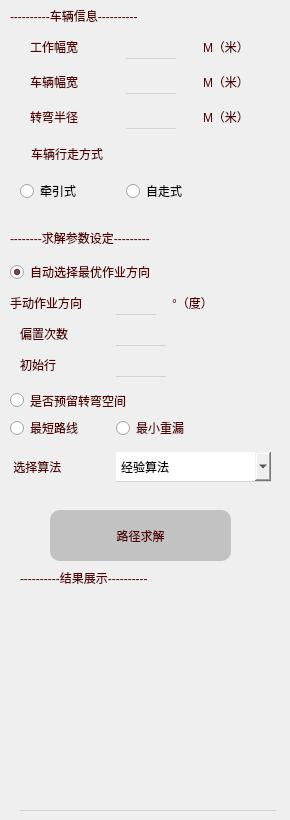
    <widget class="QWidget" name="tab_2">
     <attribute name="title">
      <string>播种</string>
     </attribute>
     <widget class="QLabel" name="label_16">
      <property name="geometry">
       <rect>
        <x>10</x>
        <y>0</y>
        <width>261</width>
        <height>31</height>
       </rect>
      </property>
      <property name="styleSheet">
       <string notr="true">color:rgb(85, 0, 0);
font: 11pt &quot;宋体&quot;;</string>
      </property>
      <property name="text">
       <string>----------车辆信息----------</string>
      </property>
     </widget>
     <widget class="QWidget" name="gridLayoutWidget_7">
      <property name="geometry">
       <rect>
        <x>10</x>
        <y>30</y>
        <width>266</width>
        <height>181</height>
       </rect>
      </property>
      <layout class="QGridLayout" name="gridLayout_7" columnstretch="1,0,0">
       <property name="leftMargin">
        <number>0</number>
       </property>
       <item row="2" column="0">
        <widget class="QLabel" name="label_26">
         <property name="styleSheet">
          <string notr="true">color:rgb(85, 0, 0);
font: 10pt &quot;宋体&quot;;</string>
         </property>
         <property name="text">
          <string>转弯半径</string>
         </property>
         <property name="indent">
          <number>10</number>
         </property>
        </widget>
       </item>
       <item row="0" column="0">
        <widget class="QLabel" name="label_27">
         <property name="maximumSize">
          <size>
           <width>90</width>
           <height>16777215</height>
          </size>
         </property>
         <property name="styleSheet">
          <string notr="true">color:rgb(85, 0, 0);
font: 10pt &quot;宋体&quot;;</string>
         </property>
         <property name="text">
          <string>工作幅宽</string>
         </property>
         <property name="indent">
          <number>10</number>
         </property>
        </widget>
       </item>
       <item row="5" column="0">
        <widget class="QRadioButton" name="radioButton_13">
         <property name="text">
          <string>牵引式</string>
         </property>
         <property name="checkable">
          <bool>true</bool>
         </property>
         <property name="checked">
          <bool>false</bool>
         </property>
        </widget>
       </item>
       <item row="4" column="0" colspan="2">
        <widget class="QLabel" name="label_29">
         <property name="maximumSize">
          <size>
           <width>16777215</width>
           <height>30</height>
          </size>
         </property>
         <property name="styleSheet">
          <string notr="true">color:rgb(85, 0, 0);
font: 10pt &quot;宋体&quot;;</string>
         </property>
         <property name="text">
          <string>车辆行走方式</string>
         </property>
         <property name="indent">
          <number>11</number>
         </property>
        </widget>
       </item>
       <item row="5" column="1">
        <widget class="QRadioButton" name="radioButton_14">
         <property name="text">
          <string>自走式</string>
         </property>
        </widget>
       </item>
       <item row="0" column="1">
        <widget class="QLineEdit" name="lineEdit_15">
         <property name="minimumSize">
          <size>
           <width>0</width>
           <height>25</height>
          </size>
         </property>
         <property name="maximumSize">
          <size>
           <width>50</width>
           <height>16777215</height>
          </size>
         </property>
         <property name="styleSheet">
          <string notr="true">background-color: transparent;
color: rgb(0, 0, 0);
border: none;
border-bottom: 1px solid lightgray;</string>
         </property>
         <property name="text">
          <string/>
         </property>
        </widget>
       </item>
       <item row="1" column="0">
        <widget class="QLabel" name="label_25">
         <property name="styleSheet">
          <string notr="true">color:rgb(85, 0, 0);
font: 10pt &quot;宋体&quot;;</string>
         </property>
         <property name="text">
          <string>车辆幅宽</string>
         </property>
         <property name="indent">
          <number>10</number>
         </property>
        </widget>
       </item>
       <item row="1" column="1">
        <widget class="QLineEdit" name="lineEdit_17">
         <property name="minimumSize">
          <size>
           <width>0</width>
           <height>25</height>
          </size>
         </property>
         <property name="maximumSize">
          <size>
           <width>50</width>
           <height>16777215</height>
          </size>
         </property>
         <property name="styleSheet">
          <string notr="true">background-color: transparent;
color: rgb(0, 0, 0);
border: none;
border-bottom: 1px solid lightgray;</string>
         </property>
         <property name="text">
          <string/>
         </property>
        </widget>
       </item>
       <item row="2" column="1">
        <widget class="QLineEdit" name="lineEdit_18">
         <property name="minimumSize">
          <size>
           <width>0</width>
           <height>25</height>
          </size>
         </property>
         <property name="maximumSize">
          <size>
           <width>50</width>
           <height>16777215</height>
          </size>
         </property>
         <property name="styleSheet">
          <string notr="true">background-color: transparent;
color: rgb(0, 0, 0);
border: none;
border-bottom: 1px solid lightgray;</string>
         </property>
         <property name="text">
          <string/>
         </property>
        </widget>
       </item>
       <item row="0" column="2">
        <widget class="QLabel" name="label_46">
         <property name="maximumSize">
          <size>
           <width>60</width>
           <height>16777215</height>
          </size>
         </property>
         <property name="styleSheet">
          <string notr="true">color:rgb(85, 0, 0);
font: 10pt &quot;宋体&quot;;</string>
         </property>
         <property name="text">
          <string>M（米）</string>
         </property>
        </widget>
       </item>
       <item row="1" column="2">
        <widget class="QLabel" name="label_47">
         <property name="maximumSize">
          <size>
           <width>60</width>
           <height>16777215</height>
          </size>
         </property>
         <property name="styleSheet">
          <string notr="true">color:rgb(85, 0, 0);
font: 10pt &quot;宋体&quot;;</string>
         </property>
         <property name="text">
          <string>M（米）</string>
         </property>
        </widget>
       </item>
       <item row="2" column="2">
        <widget class="QLabel" name="label_48">
         <property name="maximumSize">
          <size>
           <width>60</width>
           <height>16777215</height>
          </size>
         </property>
         <property name="styleSheet">
          <string notr="true">color:rgb(85, 0, 0);
font: 10pt &quot;宋体&quot;;</string>
         </property>
         <property name="text">
          <string>M（米）</string>
         </property>
        </widget>
       </item>
      </layout>
     </widget>
     <widget class="QPushButton" name="pushButton_4">
      <property name="geometry">
       <rect>
        <x>50</x>
        <y>510</y>
        <width>181</width>
        <height>51</height>
       </rect>
      </property>
      <property name="styleSheet">
       <string notr="true">QPushButton {
background-color: rgb(194, 194, 194);
	font: 12pt &quot;宋体&quot;;
color:rgb(85, 0, 0);
border-radius: 10px;
}
QPushButton:hover {
background-color: rgb(232, 232, 232);
}
QPushButton:pressed {
background-color: rgb(129, 129, 129);
}</string>
      </property>
      <property name="text">
       <string>路径求解</string>
      </property>
     </widget>
     <widget class="QLabel" name="label_30">
      <property name="geometry">
       <rect>
        <x>20</x>
        <y>570</y>
        <width>261</width>
        <height>16</height>
       </rect>
      </property>
      <property name="styleSheet">
       <string notr="true">color:rgb(85, 0, 0);
font: 11pt &quot;宋体&quot;;</string>
      </property>
      <property name="text">
       <string>----------结果展示----------</string>
      </property>
     </widget>
     <widget class="QTextBrowser" name="textBrowser_4">
      <property name="geometry">
       <rect>
        <x>20</x>
        <y>590</y>
        <width>256</width>
        <height>221</height>
       </rect>
      </property>
      <property name="styleSheet">
       <string notr="true">background-color: transparent;
color: rgb(0, 0, 0);
border: none;
border-bottom: 1px solid lightgray;</string>
      </property>
     </widget>
     <widget class="QRadioButton" name="radioButton_12">
      <property name="geometry">
       <rect>
        <x>10</x>
        <y>390</y>
        <width>258</width>
        <height>21</height>
       </rect>
      </property>
      <property name="styleSheet">
       <string notr="true">color:rgb(85, 0, 0);
font: 10pt &quot;宋体&quot;;</string>
      </property>
      <property name="text">
       <string>是否预留转弯空间</string>
      </property>
     </widget>
     <widget class="QLabel" name="label_24">
      <property name="geometry">
       <rect>
        <x>10</x>
        <y>230</y>
        <width>261</width>
        <height>16</height>
       </rect>
      </property>
      <property name="styleSheet">
       <string notr="true">color:rgb(85, 0, 0);
font: 11pt &quot;宋体&quot;;</string>
      </property>
      <property name="text">
       <string>--------求解参数设定---------</string>
      </property>
     </widget>
     <widget class="QWidget" name="gridLayoutWidget_11">
      <property name="geometry">
       <rect>
        <x>10</x>
        <y>410</y>
        <width>261</width>
        <height>80</height>
       </rect>
      </property>
      <layout class="QGridLayout" name="gridLayout_12">
       <item row="0" column="0">
        <widget class="QRadioButton" name="radioButton_10">
         <property name="minimumSize">
          <size>
           <width>100</width>
           <height>0</height>
          </size>
         </property>
         <property name="maximumSize">
          <size>
           <width>100</width>
           <height>16777215</height>
          </size>
         </property>
         <property name="styleSheet">
          <string notr="true">color:rgb(85, 0, 0);
font: 10pt &quot;宋体&quot;;</string>
         </property>
         <property name="text">
          <string>最短路线</string>
         </property>
        </widget>
       </item>
       <item row="0" column="1">
        <widget class="QRadioButton" name="radioButton_11">
         <property name="styleSheet">
          <string notr="true">color:rgb(85, 0, 0);
font: 10pt &quot;宋体&quot;;</string>
         </property>
         <property name="text">
          <string>最小重漏</string>
         </property>
        </widget>
       </item>
       <item row="1" column="0">
        <widget class="QLabel" name="label_23">
         <property name="maximumSize">
          <size>
           <width>80</width>
           <height>16777215</height>
          </size>
         </property>
         <property name="styleSheet">
          <string notr="true">color:rgb(85, 0, 0);
font: 10pt &quot;宋体&quot;;</string>
         </property>
         <property name="text">
          <string> 选择算法</string>
         </property>
        </widget>
       </item>
       <item row="1" column="1">
        <widget class="QComboBox" name="comboBox_5">
         <property name="minimumSize">
          <size>
           <width>0</width>
           <height>30</height>
          </size>
         </property>
         <property name="styleSheet">
          <string notr="true">color: rgb(0, 0, 0);
font: 10pt &quot;宋体&quot;;
border: none;
border-bottom: 1px solid lightgray;</string>
         </property>
         <item>
          <property name="text">
           <string>经验算法</string>
          </property>
         </item>
         <item>
          <property name="text">
           <string>贪婪算法</string>
          </property>
         </item>
         <item>
          <property name="text">
           <string>google OR-Tools</string>
          </property>
         </item>
        </widget>
       </item>
      </layout>
     </widget>
     <widget class="QWidget" name="gridLayoutWidget_12">
      <property name="geometry">
       <rect>
        <x>10</x>
        <y>260</y>
        <width>261</width>
        <height>119</height>
       </rect>
      </property>
      <layout class="QGridLayout" name="gridLayout_13">
       <item row="1" column="2">
        <widget class="QLabel" name="label_45">
         <property name="styleSheet">
          <string notr="true">color:rgb(85, 0, 0);
font: 10pt &quot;宋体&quot;;</string>
         </property>
         <property name="text">
          <string>°（度）</string>
         </property>
        </widget>
       </item>
       <item row="2" column="1">
        <widget class="QLineEdit" name="lineEdit_16">
         <property name="minimumSize">
          <size>
           <width>0</width>
           <height>25</height>
          </size>
         </property>
         <property name="maximumSize">
          <size>
           <width>50</width>
           <height>16777215</height>
          </size>
         </property>
         <property name="styleSheet">
          <string notr="true">background-color: transparent;
color: rgb(0, 0, 0);
border: none;
border-bottom: 1px solid lightgray;</string>
         </property>
         <property name="text">
          <string/>
         </property>
        </widget>
       </item>
       <item row="1" column="1">
        <widget class="QLineEdit" name="lineEdit_22">
         <property name="minimumSize">
          <size>
           <width>0</width>
           <height>25</height>
          </size>
         </property>
         <property name="maximumSize">
          <size>
           <width>40</width>
           <height>16777215</height>
          </size>
         </property>
         <property name="styleSheet">
          <string notr="true">background-color: transparent;
color: rgb(0, 0, 0);
border: none;
border-bottom: 1px solid lightgray;</string>
         </property>
        </widget>
       </item>
       <item row="0" column="0" colspan="3">
        <widget class="QRadioButton" name="radioButton_17">
         <property name="styleSheet">
          <string notr="true">color:rgb(85, 0, 0);
font: 10pt &quot;宋体&quot;;</string>
         </property>
         <property name="text">
          <string>自动选择最优作业方向</string>
         </property>
         <property name="checked">
          <bool>true</bool>
         </property>
        </widget>
       </item>
       <item row="1" column="0">
        <widget class="QLabel" name="label_44">
         <property name="maximumSize">
          <size>
           <width>180</width>
           <height>16777215</height>
          </size>
         </property>
         <property name="styleSheet">
          <string notr="true">color:rgb(85, 0, 0);
font: 10pt &quot;宋体&quot;;</string>
         </property>
         <property name="text">
          <string>手动作业方向</string>
         </property>
        </widget>
       </item>
       <item row="2" column="0">
        <widget class="QLabel" name="label_28">
         <property name="minimumSize">
          <size>
           <width>100</width>
           <height>0</height>
          </size>
         </property>
         <property name="styleSheet">
          <string notr="true">color:rgb(85, 0, 0);
font: 10pt &quot;宋体&quot;;</string>
         </property>
         <property name="text">
          <string>偏置次数</string>
         </property>
         <property name="indent">
          <number>10</number>
         </property>
        </widget>
       </item>
       <item row="3" column="0">
        <widget class="QLabel" name="label_31">
         <property name="minimumSize">
          <size>
           <width>100</width>
           <height>0</height>
          </size>
         </property>
         <property name="styleSheet">
          <string notr="true">color:rgb(85, 0, 0);
font: 10pt &quot;宋体&quot;;</string>
         </property>
         <property name="text">
          <string>初始行</string>
         </property>
         <property name="indent">
          <number>10</number>
         </property>
        </widget>
       </item>
       <item row="3" column="1">
        <widget class="QLineEdit" name="lineEdit_19">
         <property name="minimumSize">
          <size>
           <width>0</width>
           <height>25</height>
          </size>
         </property>
         <property name="maximumSize">
          <size>
           <width>50</width>
           <height>16777215</height>
          </size>
         </property>
         <property name="styleSheet">
          <string notr="true">background-color: transparent;
color: rgb(0, 0, 0);
border: none;
border-bottom: 1px solid lightgray;</string>
         </property>
         <property name="text">
          <string/>
         </property>
        </widget>
       </item>
      </layout>
     </widget>
    </widget>
